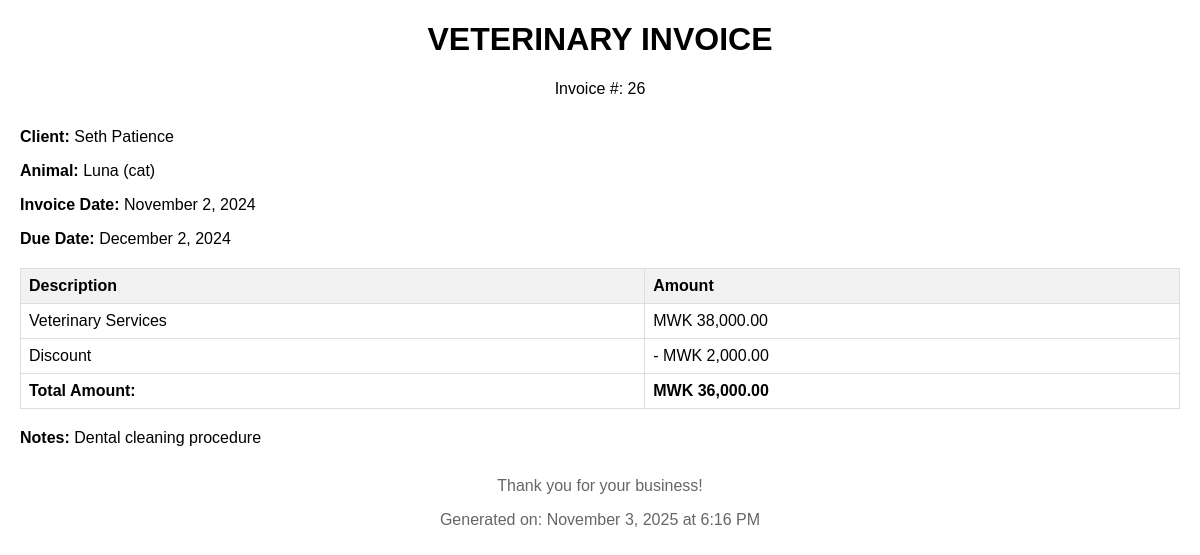
Page /billings/26/invoice (signed in) on the committed database.
### tables this page shows
CREATE TABLE `billings` (
  `billing_id` int(11) NOT NULL,
  `animal_id` int(11) NOT NULL,
  `treatment_id` int(11) DEFAULT NULL,
  `billing_date` date NOT NULL,
  `due_date` date DEFAULT NULL,
  `amount` decimal(10,2) NOT NULL DEFAULT 0.00,
  `tax_amount` decimal(10,2) DEFAULT 0.00,
  `discount` decimal(10,2) DEFAULT 0.00,
  `total_amount` decimal(10,2) NOT NULL DEFAULT 0.00,
  `payment_status` enum('pending','paid','cancelled') DEFAULT 'pending',
  `payment_method` varchar(50) DEFAULT NULL,
  `payment_date` date DEFAULT NULL,
  `verified_by` int(11) DEFAULT NULL,
  `verified_at` datetime DEFAULT NULL,
  `notes` text DEFAULT NULL,
  `items` longtext DEFAULT NULL CHECK (json_valid(`items`)),
  `deposit_slip` varchar(255) DEFAULT NULL,
  `created_at` timestamp NOT NULL DEFAULT current_timestamp(),
  `updated_at` timestamp NOT NULL DEFAULT current_timestamp() ON UPDATE current_timestamp()
);

CREATE TABLE `animals` (
  `animal_id` int(11) NOT NULL,
  `client_id` int(11) NOT NULL,
  `assigned_veterinary` int(11) DEFAULT NULL,
  `name` varchar(100) NOT NULL,
  `species` varchar(50) NOT NULL,
  `breed` varchar(100) DEFAULT NULL,
  `gender` enum('male','female','unknown') DEFAULT 'unknown',
  `birth_date` date DEFAULT NULL,
  `color` varchar(100) DEFAULT NULL,
  `weight` decimal(5,2) DEFAULT NULL,
  `microchip` varchar(100) DEFAULT NULL,
  `status` enum('active','inactive') DEFAULT 'active',
  `notes` text DEFAULT NULL,
  `created_at` timestamp NOT NULL DEFAULT current_timestamp(),
  `updated_at` timestamp NOT NULL DEFAULT current_timestamp() ON UPDATE current_timestamp()
);

### index.php (called while the page is built, shortened)
<?php
require_once CORE_PATH . '/Model.php';
require_once ROOT_PATH . '/helpers.php';
require_once CONFIG_PATH . '/database.php';
try {
    $url = $_GET['url'] ?? '';
    $router = new Router();
    $router->dispatch($url);
} catch (Exception $e) {
    $errorCode = $e->getCode();
    if (!is_numeric($errorCode) || $errorCode < 100 || $errorCode > 599) {
        $errorCode = 500;
    }
    http_response_code((int)$errorCode);
    if (isAjaxRequest()) {
        header('Content-Type: application/json');
        echo json_encode(['error' => $e->getMessage()]);
    } else {
        echo '<!DOCTYPE html>
        <html>
        <head>
            <title>Error - V-MIS</title>
            <style>
                body { font-family: Arial, sans-serif; margin: 40px; background: #f9f1d5; }
                .error-container { background: white; padding: 20px; border-radius: 10px; box-shadow: 0 2px 10px rgba(0,0,0,0.1); }
                .error-code { color: #fd742a; font-size: 24px; font-weight: bold; }
                .error-message { color: #134d60; margin: 10px 0; }
                .debug-info { background: #f8f9fa; padding: 10px; border-radius: 5px; margin: 10px 0; font-family: monospace; }
            </style>
        </head>
        <body>
            <div class="error-container">
                <div class="error-code">' . ($e->getCode() ?: 'Error') . '</div>
                <div class="error-message">' . htmlspecialchars($e->getMessage()) . '</div>';
        if (DEBUG_MODE) {
            echo '<div class="debug-info">
                    <strong>Debug Information:</strong><br>
                    URL: ' . htmlspecialchars($_GET['url'] ?? '') . '<br>
                    Base URL: ' . BASE_URL . '<br>
                    File: ' . $e->getFile() . ':' . $e->getLine() . '<br>
                    Trace: ' . htmlspecialchars($e->getTraceAsString()) . '
                  </div>';
        }
        echo '<p><a href="' . Router::url('/') . '">Go to Homepage</a></p>
            </div>
        </body>
        </html>';
    }
}

### config/database.php (called while the page is built, shortened)
<?php
class Database {
    private $host = DB_HOST;
    private $dbname = DB_NAME;
    private $username = DB_USER;
    private $password = DB_PASS;
    private $charset = DB_CHARSET;
    private $pdo;
    public function __construct() {
        $dsn = "mysql:host={$this->host};dbname={$this->dbname};charset={$this->charset}";
        $options = [
            PDO::ATTR_ERRMODE => PDO::ERRMODE_EXCEPTION,
            PDO::ATTR_DEFAULT_FETCH_MODE => PDO::FETCH_ASSOC,
            PDO::ATTR_EMULATE_PREPARES => false,
            PDO::ATTR_PERSISTENT => false,
        ];
        try {
            $this->pdo = new PDO($dsn, $this->username, $this->password, $options);
        } catch (PDOException $e) {
            $this->error = $e->getMessage();
            logError("Database connection failed: " . $this->error);
            throw new Exception("Database connection failed. Please check your configuration.");
        }
    }
    public function getConnection() {
        return $this->pdo;
    }
    public function testConnection() {
        try {
            $this->pdo->query("SELECT 1");
            return true;
        } catch (PDOException $e) {
            return false;
        }
    }
}
function fetchAll($sql, $params = []) {
    global $database;
    try {
        $stmt = $database->getConnection()->prepare($sql);
        $stmt->execute($params);
        return $stmt->fetchAll();
    } catch (PDOException $e) {
        logError("Database fetchAll error: " . $e->getMessage() . " | SQL: " . $sql);
        throw $e;
    }
}
function fetchOne($sql, $params = []) {
    global $database;
    try {
        $stmt = $database->getConnection()->prepare($sql);
        $stmt->execute($params);
        return $stmt->fetch();
    } catch (PDOException $e) {
        logError("Database fetchOne error: " . $e->getMessage() . " | SQL: " . $sql);
        throw $e;
    }
}
try {
    $database = new Database();
} catch (Exception $e) {
    if (DEBUG_MODE) {
        die("Database Error: " . $e->getMessage());
    } else {
        die("System temporarily unavailable. Please try again later.");
    }
}
?>

### app/models/Billing.php (called while the page is built, shortened)
<?php
class Billing extends Model {
    protected $table = 'billings';
    public function getBillingWithDetails($billingId) {
        $sql = "SELECT b.*,
                       a.name as animal_name, a.species, a.breed,
                       CONCAT(u.first_name, ' ', u.last_name) as client_name,
                       u.email as client_email, u.phone as client_phone,
                       t.diagnosis, t.treatment_date, t.treatment_details,
                       vet.first_name as vet_first_name, vet.last_name as vet_last_name,
                       CONCAT(vet.first_name, ' ', vet.last_name) as vet_name,
                       verified.first_name as verified_by_first_name,
                       verified.last_name as verified_by_last_name
                FROM {$this->table} b
                JOIN animals a ON b.animal_id = a.animal_id
                JOIN clients c ON a.client_id = c.client_id
                JOIN users u ON c.user_id = u.user_id
                LEFT JOIN treatments t ON b.treatment_id = t.treatment_id
                LEFT JOIN users vet ON t.veterinary_id = vet.user_id
                LEFT JOIN users verified ON b.verified_by = verified.user_id
                WHERE b.billing_id = ?";
        return fetchOne($sql, [$billingId]);
    }
    public function getBillingItems($billingId) {
        $sql = "SELECT * FROM billing_items WHERE billing_id = ? ORDER BY item_id";
        return fetchAll($sql, [$billingId]);
    }
}
?>

### helpers.php (called while the page is built, shortened)
<?php
function formatDate($date, $format = 'M j, Y') {
    return date($format, strtotime($date));
}
?>

### app/controllers/BillingController.php (the view, shortened to what this page needs)
<?php
class BillingController extends Controller {
    private $billingModel;
    public function __construct() {
        $this->billingModel = new Billing();
    }
    public function generateInvoice($id) {
        $billing = $this->billingModel->getBillingWithDetails($id);
        $billingItems = $this->billingModel->getBillingItems($id);
        $html = $this->generateInvoiceHTML($billing, $billingItems);
        echo $html;
        exit;
    }
    private function generateInvoiceHTML($billing, $items) {
        ?>
        <!DOCTYPE html>
        <html>
        <head>
        </head>
        <body>
            <div class="header">
                <h1>VETERINARY INVOICE</h1>
                <p>Invoice #: <?php echo $billing['billing_id']; ?></p>
            </div>
            <div class="details">
                <p><strong>Client:</strong> <?php echo htmlspecialchars($billing['client_name']); ?></p>
                <p><strong>Animal:</strong> <?php echo htmlspecialchars($billing['animal_name']); ?> (<?php echo htmlspecialchars($billing['species']); ?>)</p>
                <p><strong>Invoice Date:</strong> <?php echo formatDate($billing['billing_date'], 'F j, Y'); ?></p>
                <p><strong>Due Date:</strong> <?php echo $billing['due_date'] ? formatDate($billing['due_date'], 'F j, Y') : 'N/A'; ?></p>
            </div>
            <table class="table">
                <thead>
                    <tr>
                        <th>Description</th>
                        <th>Amount</th>
                    </tr>
                </thead>
                <tbody>
                    <tr>
                        <td>Veterinary Services</td>
                        <td>MWK <?php echo number_format($billing['amount'], 2); ?></td>
                    </tr>
                    <?php if ($billing['discount'] > 0): ?>
                    <tr>
                        <td>Discount</td>
                        <td>- MWK <?php echo number_format($billing['discount'], 2); ?></td>
                    </tr>
                    <?php endif; ?>
                </tbody>
                <tfoot>
                    <tr>
                        <td class="total">Total Amount:</td>
                        <td><strong>MWK <?php echo number_format($billing['total_amount'], 2); ?></strong></td>
                    </tr>
                </tfoot>
            </table>
            <?php if ($billing['notes']): ?>
            <div class="notes">
                <p><strong>Notes:</strong> <?php echo htmlspecialchars($billing['notes']); ?></p>
            </div>
            <?php endif; ?>
            <div class="footer">
                <p>Thank you for your business!</p>
                <p>Generated on: <?php echo date('F j, Y \a\t g:i A'); ?></p>
            </div>
        </body>
        </html>
        <?php
        return ob_get_clean();
    }
}
?>

### app/controllers/BillingController.php (style rules this page uses)
body { font-family: Arial, sans-serif; margin: 20px; }
.header { text-align: center; margin-bottom: 30px; }
.details { margin-bottom: 20px; }
.table { width: 100%; border-collapse: collapse; margin-bottom: 20px; }
.table th, .table td { border: 1px solid #ddd; padding: 8px; text-align: left; }
.table th { background-color: #f2f2f2; }
.total { text-align: right; font-weight: bold; }
.footer { margin-top: 30px; text-align: center; color: #666; }

### rows in the picture
billings: billing_id "26", animal.name "Luna", animal.species "cat", billing_date "November 2, 2024", due_date "December 2, 2024", amount "38,000.00", discount "2,000.00", total_amount "36,000.00", notes "Dental cleaning procedure"

### other values in the picture
$billing['client_name'] "Seth Patience"
